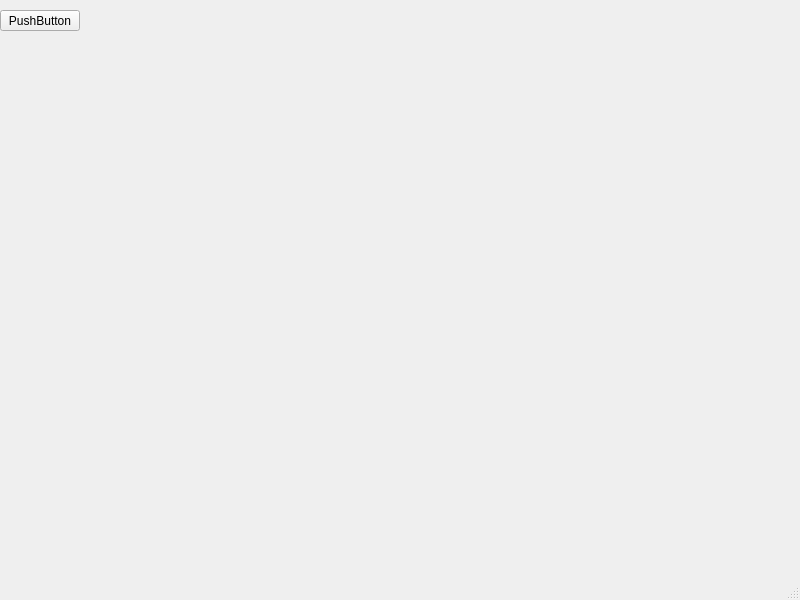
<?xml version="1.0" encoding="UTF-8"?>
<ui version="4.0">
 <class>MainWindow</class>
 <widget class="QMainWindow" name="MainWindow">
  <property name="geometry">
   <rect>
    <x>0</x>
    <y>0</y>
    <width>800</width>
    <height>600</height>
   </rect>
  </property>
  <property name="windowTitle">
   <string>MainWindow</string>
  </property>
  <widget class="QWidget" name="centralwidget">
   <widget class="QLabel" name="label">
    <property name="geometry">
     <rect>
      <x>90</x>
      <y>0</y>
      <width>181</width>
      <height>41</height>
     </rect>
    </property>
    <property name="text">
     <string/>
    </property>
   </widget>
   <widget class="QPushButton" name="pushButton">
    <property name="geometry">
     <rect>
      <x>0</x>
      <y>10</y>
      <width>80</width>
      <height>21</height>
     </rect>
    </property>
    <property name="text">
     <string>PushButton</string>
    </property>
   </widget>
  </widget>
  <widget class="QMenuBar" name="menubar">
   <property name="geometry">
    <rect>
     <x>0</x>
     <y>0</y>
     <width>800</width>
     <height>20</height>
    </rect>
   </property>
  </widget>
  <widget class="QStatusBar" name="statusbar"/>
 </widget>
 <resources/>
 <connections/>
</ui>
